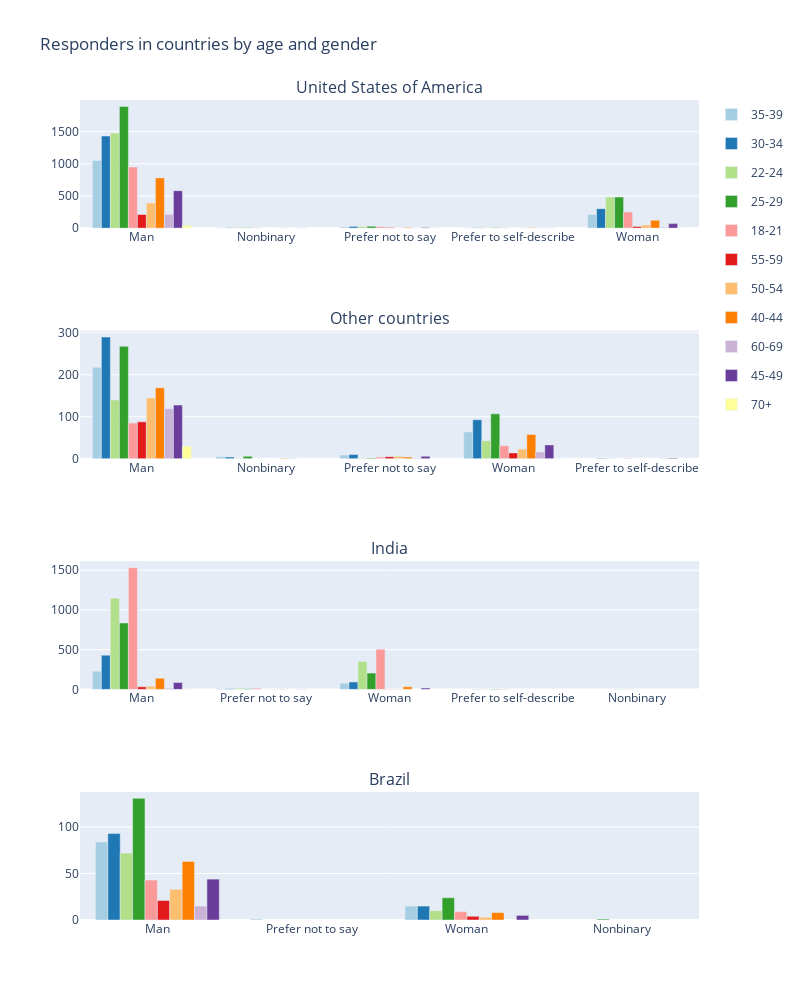

The notebook cell saved with this chart:
### Code cell
def plot_country_two_vars(var1='', var2='', title_name=''):
    colors = cl.scales[str(df_1[var1].fillna('').nunique())]['qual']['Paired']
    fig = tools.make_subplots(rows=4, cols=1, subplot_titles=('United States of America', 'Other countries', 'India', 'Brazil'), print_grid=False)
    for j, c in enumerate(df_1['Q3'].unique()):
        data = []
        for ind, i in enumerate(df_1[var1].unique()):
            grouped = df_1.loc[(df_1[var1] == i) & (df_1['Q3'] == c),
                                var2].value_counts().sort_index()
            trace = go.Bar(
                x=grouped.index,
                y=grouped.values,
                name=i,
                marker=dict(color=colors[ind]),
                showlegend=True if j == 0 else False,
                legendgroup=i
            )
            fig.append_trace(trace, j + 1, 1)    

    fig['layout'].update(height=1000, width=800, title=f'Responders in countries by {title_name}');
    return fig
fig = plot_country_two_vars(var1='Q1', var2='Q2', title_name='age and gender')
iplot(fig);

### Figure 1 — Plotly figure (JSON) as saved in the notebook; plotly's stock layout.template omitted (floating-point values rounded to 4 significant figures)
{"data": [{"legendgroup": "35-39", "marker": {"color": "rgb(166,206,227)"}, "name": "35-39", "showlegend": true, "type": "bar", "x": ["Man", "Nonbinary", "Prefer not to say", "Prefer to self-describe", "Woman"], "xaxis": "x", "y": [1050, 2, 16, 2, 212], "yaxis": "y"}, {"legendgroup": "30-34", "marker": {"color": "rgb(31,120,180)"}, "name": "30-34", "showlegend": true, "type": "bar", "x": ["Man", "Nonbinary", "Prefer not to say", "Prefer to self-describe", "Woman"], "xaxis": "x", "y": [1432, 4, 27, 7, 303], "yaxis": "y"}, {"legendgroup": "22-24", "marker": {"color": "rgb(178,223,138)"}, "name": "22-24", "showlegend": true, "type": "bar", "x": ["Man", "Nonbinary", "Prefer not to say", "Prefer to self-describe", "Woman"], "xaxis": "x", "y": [1477, 11, 25, 5, 482], "yaxis": "y"}, {"legendgroup": "25-29", "marker": {"color": "rgb(51,160,44)"}, "name": "25-29", "showlegend": true, "type": "bar", "x": ["Man", "Nonbinary", "Prefer not to say", "Prefer to self-describe", "Woman"], "xaxis": "x", "y": [1892, 5, 31, 5, 483], "yaxis": "y"}, {"legendgroup": "18-21", "marker": {"color": "rgb(251,154,153)"}, "name": "18-21", "showlegend": true, "type": "bar", "x": ["Man", "Nonbinary", "Prefer not to say", "Prefer to self-describe", "Woman"], "xaxis": "x", "y": [950, 7, 23, 6, 251], "yaxis": "y"}, {"legendgroup": "55-59", "marker": {"color": "rgb(227,26,28)"}, "name": "55-59", "showlegend": true, "type": "bar", "x": ["Man", "Prefer not to say", "Woman"], "xaxis": "x", "y": [212, 8, 26], "yaxis": "y"}, {"legendgroup": "50-54", "marker": {"color": "rgb(253,191,111)"}, "name": "50-54", "showlegend": true, "type": "bar", "x": ["Man", "Prefer not to say", "Prefer to self-describe", "Woman"], "xaxis": "x", "y": [389, 3, 2, 49], "yaxis": "y"}, {"legendgroup": "40-44", "marker": {"color": "rgb(255,127,0)"}, "name": "40-44", "showlegend": true, "type": "bar", "x": ["Man", "Nonbinary", "Prefer not to say", "Prefer to self-describe", "Woman"], "xaxis": "x", "y": [781, 1, 10, 5, 123], "yaxis": "y"}, {"legendgroup": "60-69", "marker": {"color": "rgb(202,178,214)"}, "name": "60-69", "showlegend": true, "type": "bar", "x": ["Man", "Prefer not to say", "Prefer to self-describe", "Woman"], "xaxis": "x", "y": [215, 2, 1, 13], "yaxis": "y"}, {"legendgroup": "45-49", "marker": {"color": "rgb(106,61,154)"}, "name": "45-49", "showlegend": true, "type": "bar", "x": ["Man", "Nonbinary", "Prefer not to say", "Prefer to self-describe", "Woman"], "xaxis": "x", "y": [582, 1, 9, 2, 70], "yaxis": "y"}, {"legendgroup": "70+", "marker": {"color": "rgb(255,255,153)"}, "name": "70+", "showlegend": true, "type": "bar", "x": ["Man", "Prefer not to say", "Woman"], "xaxis": "x", "y": [39, 2, 1], "yaxis": "y"}, {"legendgroup": "35-39", "marker": {"color": "rgb(166,206,227)"}, "name": "35-39", "showlegend": false, "type": "bar", "x": ["Man", "Nonbinary", "Prefer not to say", "Woman"], "xaxis": "x2", "y": [218, 5, 9, 64], "yaxis": "y2"}, {"legendgroup": "30-34", "marker": {"color": "rgb(31,120,180)"}, "name": "30-34", "showlegend": false, "type": "bar", "x": ["Man", "Nonbinary", "Prefer not to say", "Prefer to self-describe", "Woman"], "xaxis": "x2", "y": [290, 4, 10, 1, 93], "yaxis": "y2"}, {"legendgroup": "22-24", "marker": {"color": "rgb(178,223,138)"}, "name": "22-24", "showlegend": false, "type": "bar", "x": ["Man", "Nonbinary", "Prefer not to say", "Prefer to self-describe", "Woman"], "xaxis": "x2", "y": [140, 1, 2, 1, 43], "yaxis": "y2"}, {"legendgroup": "25-29", "marker": {"color": "rgb(51,160,44)"}, "name": "25-29", "showlegend": false, "type": "bar", "x": ["Man", "Nonbinary", "Prefer not to say", "Woman"], "xaxis": "x2", "y": [268, 6, 2, 107], "yaxis": "y2"}, {"legendgroup": "18-21", "marker": {"color": "rgb(251,154,153)"}, "name": "18-21", "showlegend": false, "type": "bar", "x": ["Man", "Prefer not to say", "Prefer to self-describe", "Woman"], "xaxis": "x2", "y": [85, 4, 1, 31], "yaxis": "y2"}, {"legendgroup": "55-59", "marker": {"color": "rgb(227,26,28)"}, "name": "55-59", "showlegend": false, "type": "bar", "x": ["Man", "Prefer not to say", "Woman"], "xaxis": "x2", "y": [88, 5, 14], "yaxis": "y2"}, {"legendgroup": "50-54", "marker": {"color": "rgb(253,191,111)"}, "name": "50-54", "showlegend": false, "type": "bar", "x": ["Man", "Prefer not to say", "Woman"], "xaxis": "x2", "y": [145, 6, 23], "yaxis": "y2"}, {"legendgroup": "40-44", "marker": {"color": "rgb(255,127,0)"}, "name": "40-44", "showlegend": false, "type": "bar", "x": ["Man", "Nonbinary", "Prefer not to say", "Woman"], "xaxis": "x2", "y": [169, 1, 4, 58], "yaxis": "y2"}, {"legendgroup": "60-69", "marker": {"color": "rgb(202,178,214)"}, "name": "60-69", "showlegend": false, "type": "bar", "x": ["Man", "Nonbinary", "Prefer not to say", "Prefer to self-describe", "Woman"], "xaxis": "x2", "y": [119, 1, 2, 1, 16], "yaxis": "y2"}, {"legendgroup": "45-49", "marker": {"color": "rgb(106,61,154)"}, "name": "45-49", "showlegend": false, "type": "bar", "x": ["Man", "Prefer not to say", "Prefer to self-describe", "Woman"], "xaxis": "x2", "y": [128, 6, 2, 33], "yaxis": "y2"}, {"legendgroup": "70+", "marker": {"color": "rgb(255,255,153)"}, "name": "70+", "showlegend": false, "type": "bar", "x": ["Man", "Woman"], "xaxis": "x2", "y": [30, 1], "yaxis": "y2"}, {"legendgroup": "35-39", "marker": {"color": "rgb(166,206,227)"}, "name": "35-39", "showlegend": false, "type": "bar", "x": ["Man", "Prefer not to say", "Woman"], "xaxis": "x3", "y": [229, 7, 77], "yaxis": "y3"}, {"legendgroup": "30-34", "marker": {"color": "rgb(31,120,180)"}, "name": "30-34", "showlegend": false, "type": "bar", "x": ["Man", "Prefer not to say", "Prefer to self-describe", "Woman"], "xaxis": "x3", "y": [431, 7, 1, 93], "yaxis": "y3"}, {"legendgroup": "22-24", "marker": {"color": "rgb(178,223,138)"}, "name": "22-24", "showlegend": false, "type": "bar", "x": ["Man", "Prefer not to say", "Prefer to self-describe", "Woman"], "xaxis": "x3", "y": [1149, 14, 3, 351], "yaxis": "y3"}, {"legendgroup": "25-29", "marker": {"color": "rgb(51,160,44)"}, "name": "25-29", "showlegend": false, "type": "bar", "x": ["Man", "Nonbinary", "Prefer not to say", "Prefer to self-describe", "Woman"], "xaxis": "x3", "y": [837, 1, 9, 4, 205], "yaxis": "y3"}, {"legendgroup": "18-21", "marker": {"color": "rgb(251,154,153)"}, "name": "18-21", "showlegend": false, "type": "bar", "x": ["Man", "Nonbinary", "Prefer not to say", "Prefer to self-describe", "Woman"], "xaxis": "x3", "y": [1533, 1, 15, 5, 505], "yaxis": "y3"}, {"legendgroup": "55-59", "marker": {"color": "rgb(227,26,28)"}, "name": "55-59", "showlegend": false, "type": "bar", "x": ["Man", "Woman"], "xaxis": "x3", "y": [32, 1], "yaxis": "y3"}, {"legendgroup": "50-54", "marker": {"color": "rgb(253,191,111)"}, "name": "50-54", "showlegend": false, "type": "bar", "x": ["Man", "Prefer not to say", "Woman"], "xaxis": "x3", "y": [38, 1, 6], "yaxis": "y3"}, {"legendgroup": "40-44", "marker": {"color": "rgb(255,127,0)"}, "name": "40-44", "showlegend": false, "type": "bar", "x": ["Man", "Prefer not to say", "Woman"], "xaxis": "x3", "y": [140, 1, 33], "yaxis": "y3"}, {"legendgroup": "60-69", "marker": {"color": "rgb(202,178,214)"}, "name": "60-69", "showlegend": false, "type": "bar", "x": ["Man"], "xaxis": "x3", "y": [13], "yaxis": "y3"}, {"legendgroup": "45-49", "marker": {"color": "rgb(106,61,154)"}, "name": "45-49", "showlegend": false, "type": "bar", "x": ["Man", "Prefer not to say", "Woman"], "xaxis": "x3", "y": [86, 2, 18], "yaxis": "y3"}, {"legendgroup": "70+", "marker": {"color": "rgb(255,255,153)"}, "name": "70+", "showlegend": false, "type": "bar", "x": ["Man"], "xaxis": "x3", "y": [3], "yaxis": "y3"}, {"legendgroup": "35-39", "marker": {"color": "rgb(166,206,227)"}, "name": "35-39", "showlegend": false, "type": "bar", "x": ["Man", "Prefer not to say", "Woman"], "xaxis": "x4", "y": [84, 1, 15], "yaxis": "y4"}, {"legendgroup": "30-34", "marker": {"color": "rgb(31,120,180)"}, "name": "30-34", "showlegend": false, "type": "bar", "x": ["Man", "Woman"], "xaxis": "x4", "y": [93, 15], "yaxis": "y4"}, {"legendgroup": "22-24", "marker": {"color": "rgb(178,223,138)"}, "name": "22-24", "showlegend": false, "type": "bar", "x": ["Man", "Woman"], "xaxis": "x4", "y": [72, 10], "yaxis": "y4"}, {"legendgroup": "25-29", "marker": {"color": "rgb(51,160,44)"}, "name": "25-29", "showlegend": false, "type": "bar", "x": ["Man", "Nonbinary", "Woman"], "xaxis": "x4", "y": [131, 1, 24], "yaxis": "y4"}, {"legendgroup": "18-21", "marker": {"color": "rgb(251,154,153)"}, "name": "18-21", "showlegend": false, "type": "bar", "x": ["Man", "Woman"], "xaxis": "x4", "y": [43, 9], "yaxis": "y4"}, {"legendgroup": "55-59", "marker": {"color": "rgb(227,26,28)"}, "name": "55-59", "showlegend": false, "type": "bar", "x": ["Man", "Woman"], "xaxis": "x4", "y": [21, 4], "yaxis": "y4"}, {"legendgroup": "50-54", "marker": {"color": "rgb(253,191,111)"}, "name": "50-54", "showlegend": false, "type": "bar", "x": ["Man", "Woman"], "xaxis": "x4", "y": [33, 3], "yaxis": "y4"}, {"legendgroup": "40-44", "marker": {"color": "rgb(255,127,0)"}, "name": "40-44", "showlegend": false, "type": "bar", "x": ["Man", "Woman"], "xaxis": "x4", "y": [63, 8], "yaxis": "y4"}, {"legendgroup": "60-69", "marker": {"color": "rgb(202,178,214)"}, "name": "60-69", "showlegend": false, "type": "bar", "x": ["Man"], "xaxis": "x4", "y": [15], "yaxis": "y4"}, {"legendgroup": "45-49", "marker": {"color": "rgb(106,61,154)"}, "name": "45-49", "showlegend": false, "type": "bar", "x": ["Man", "Woman"], "xaxis": "x4", "y": [44, 5], "yaxis": "y4"}, {"legendgroup": "70+", "marker": {"color": "rgb(255,255,153)"}, "name": "70+", "showlegend": false, "type": "bar", "x": [], "xaxis": "x4", "y": [], "yaxis": "y4"}], "layout": {"annotations": [{"font": {"size": 16}, "showarrow": false, "text": "United States of America", "x": 0.5, "xanchor": "center", "xref": "paper", "y": 1.0, "yanchor": "bottom", "yref": "paper"}, {"font": {"size": 16}, "showarrow": false, "text": "Other countries", "x": 0.5, "xanchor": "center", "xref": "paper", "y": 0.7188, "yanchor": "bottom", "yref": "paper"}, {"font": {"size": 16}, "showarrow": false, "text": "India", "x": 0.5, "xanchor": "center", "xref": "paper", "y": 0.4375, "yanchor": "bottom", "yref": "paper"}, {"font": {"size": 16}, "showarrow": false, "text": "Brazil", "x": 0.5, "xanchor": "center", "xref": "paper", "y": 0.1562, "yanchor": "bottom", "yref": "paper"}], "height": 1000, "title": {"text": "Responders in countries by age and gender"}, "width": 800, "xaxis": {"anchor": "y", "domain": [0.0, 1.0]}, "xaxis2": {"anchor": "y2", "domain": [0.0, 1.0]}, "xaxis3": {"anchor": "y3", "domain": [0.0, 1.0]}, "xaxis4": {"anchor": "y4", "domain": [0.0, 1.0]}, "yaxis": {"anchor": "x", "domain": [0.8438, 1.0]}, "yaxis2": {"anchor": "x2", "domain": [0.5625, 0.7188]}, "yaxis3": {"anchor": "x3", "domain": [0.2812, 0.4375]}, "yaxis4": {"anchor": "x4", "domain": [0.0, 0.1562]}}}
